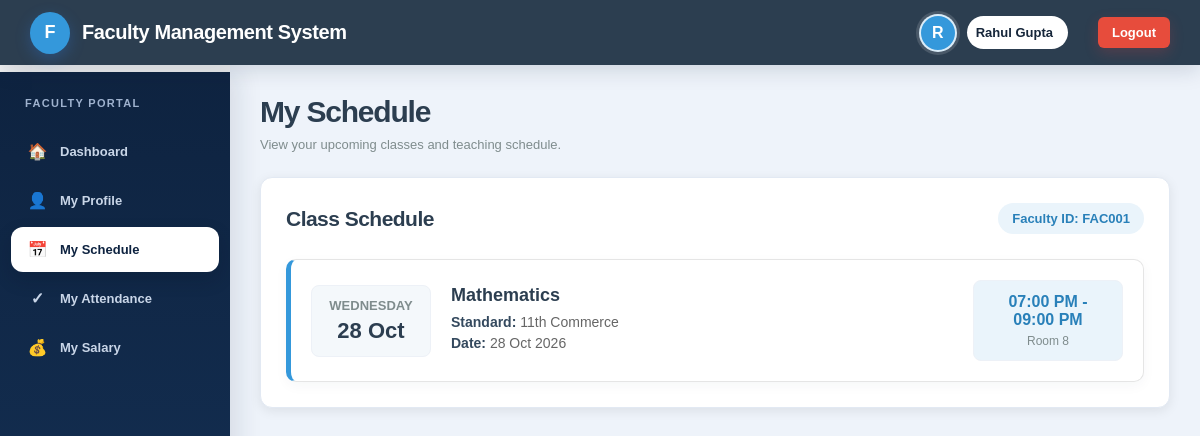
The app's page /faculty-schedule/ (signed in) with its own data.
### faculty/models.py (models this page shows, shortened)
class Faculty(models.Model):
    FacultyID = models.CharField(max_length=10, primary_key=True)
    Password = models.CharField(max_length=255, blank=True)
    ProfilePhoto = models.ImageField(upload_to="faculty_photos/", blank=True)
    FirstName = models.CharField(max_length=50)
    LastName = models.CharField(max_length=50)
    Gender = models.CharField(max_length=20)
    DOB = models.DateField()
    Email = models.EmailField()
    ContactNumber = models.CharField(max_length=10)
    Address = models.TextField()
    Qualification = models.CharField(max_length=100)
    Designation = models.CharField(max_length=100)
    JoiningDate = models.DateField()
    Experience = models.DecimalField(max_digits=4, decimal_places=1)
    Status = models.CharField(max_length=20)

class Schedule(models.Model):
    ScheduleID = models.AutoField(primary_key=True)
    FacultyID = models.ForeignKey(
        Faculty,
        on_delete=models.CASCADE,
        related_name="schedule_records"
    )
    Subject = models.CharField(max_length=100)
    Date = models.DateField()
    Day = models.CharField(max_length=20)
    StartTime = models.TimeField()
    EndTime = models.TimeField()
    RoomNumber = models.CharField(max_length=20)
    Standard = models.CharField(max_length=30, null=True, blank=True)

### faculty/views.py (the view)
def faculty_schedule(request):
    faculty_id = request.session.get("faculty_id")
    if not faculty_id:
        return redirect("login")
    faculty = get_object_or_404(
        Faculty,
        FacultyID=faculty_id
    )
    schedules = Schedule.objects.filter(
        FacultyID=faculty
    ).order_by(
        "Date",
        "StartTime"
    )
    return render(
        request,
        "faculty_schedule.html",
        {
            "faculty": faculty,
            "schedules": schedules
        }
    )

### templates/faculty_schedule.html (shortened to what this page needs)
{% load static %}
<!DOCTYPE html>
<html lang="en" class="page-faculty-schedule">
<head>
    <link rel="stylesheet" href="{% static 'style.css' %}?v=5">
    <link rel="stylesheet" href="{% static 'portal-refresh.css' %}?v=1">
</head>
<body class="page-faculty-schedule">
    <header class="top-header">
        <div class="logo-section">
            <div class="logo">F</div>
            <div class="system-name">Faculty Management System</div>
        </div>
        <div class="faculty-name">
            <div class="faculty-avatar">
                {% if faculty.ProfilePhoto %}
                    <img src="{{ faculty.ProfilePhoto.url }}" alt="Faculty profile photo">
                {% else %}
                    {{ faculty.FirstName|first|upper }}
                {% endif %}
            </div>
            <span>
                {{ faculty.FirstName }} {{ faculty.LastName }}
            </span>
            <a href="{% url 'logout' %}" class="logout-btn">
                Logout
            </a>
        </div>
    </header>
    <div class="layout">
        <aside class="sidebar">
            <div class="sidebar-title">
                Faculty Portal
            </div>
            <ul>
                <li>
                    <a href="{% url 'faculty_dashboard' %}">
                        <span class="menu-icon">🏠</span>
                        Dashboard
                    </a>
                </li>
                <li>
                    <a href="{% url 'faculty_profile' %}">
                        <span class="menu-icon">👤</span>
                        My Profile
                    </a>
                </li>
                <li>
                    <a href="{% url 'faculty_schedule' %}" class="active">
                        <span class="menu-icon">📅</span>
                        My Schedule
                    </a>
                </li>
                <li>
                    <a href="{% url 'faculty_attendance' %}">
                        <span class="menu-icon">✓</span>
                        My Attendance
                    </a>
                </li>
                <li>
                    <a href="{% url 'faculty_salary' %}">
                        <span class="menu-icon">💰</span>
                        My Salary
                    </a>
                </li>
            </ul>
        </aside>
        <main class="main-content">
            <div class="page-header">
                <h1>My Schedule</h1>
                <p>
                    View your upcoming classes and teaching schedule.
                </p>
            </div>
            <div class="schedule-container">
                <div class="schedule-top">
                    <h2>Class Schedule</h2>
                    <div class="faculty-badge">
                        Faculty ID: {{ faculty.FacultyID }}
                    </div>
                </div>
                {% if schedules %}
                    <div class="schedule-list">
                        {% for schedule in schedules %}
                            <div class="schedule-card">
                                <div class="date-box">
                                    <div class="day">
                                        {{ schedule.Day }}
                                    </div>
                                    <div class="date">
                                        {{ schedule.Date|date:"d M" }}
                                    </div>
                                </div>
                                <div class="schedule-info">
                                    <h3>
                                        {{ schedule.Subject }}
                                    </h3>
                                    <p>
                                        <strong>Standard:</strong>
                                        {{ schedule.Standard|default:"Not specified" }}
                                    </p>
                                    <p>
                                        <strong>Date:</strong>
                                        {{ schedule.Date|date:"d M Y" }}
                                    </p>
                                </div>
                                <div class="time-box">
                                    {{ schedule.StartTime|time:"h:i A" }}
                                    -
                                    {{ schedule.EndTime|time:"h:i A" }}
                                    <span class="room">
                                        Room {{ schedule.RoomNumber }}
                                    </span>
                                </div>
                            </div>
                        {% endfor %}
                    </div>
                {% endif %}
            </div>
        </main>
    </div>
</body>
</html>

### records on screen
Faculty: FirstName|first "R", FirstName "Rahul", LastName "Gupta", FacultyID "FAC001"
Schedule: Day "WEDNESDAY", Date "28 Oct", Subject "Mathematics", Standard "11th Commerce", Date "28 Oct 2026", StartTime "07:00 PM", EndTime "09:00 PM", RoomNumber "8"
